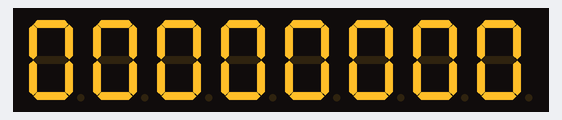
The sketch below on a simulated Arduino Uno, built with avr-gcc and run on an emulated ATmega328P. Shown: 8-digit seven-segment display.

Above: at 0.13 s.
At 5.2 s:
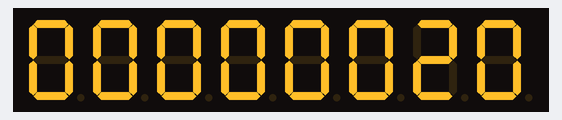
At 10.02 s:
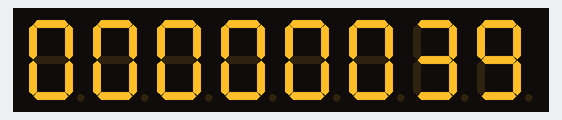
At 19.91 s:
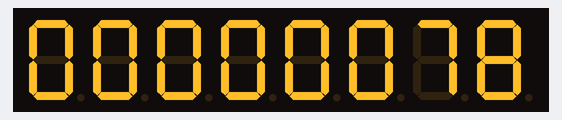
At 29.81 s:
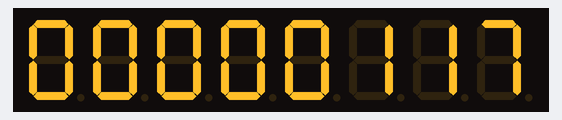
At 39.7 s:
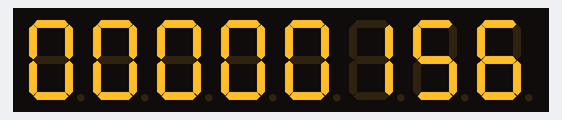

The sketch:

counter8dig.ino
```cpp
#include <LedControl.h>

//this crap is diabolical I cannot believe pin assignments are like this
#define DATA_IN 26 //DIN - D0
#define CLK     0   //SCK - D6
#define CS      1   //CS - D7

LedControl lc = LedControl(DATA_IN, CLK, CS, 1);

void setup() {
  lc.shutdown(0, false);
  lc.setIntensity(0, 8);
  lc.clearDisplay(0);

}

void loop() {
  static unsigned long counter = 0;
  displayNumber(counter);
  counter++;
  delay(250);
}

void displayNumber(unsigned long num) {
  for (int i = 0; i < 8; i++) {
    int digit = num % 10;
    lc.setDigit(0, i, digit, false);
    num /= 10;
  }
}
```
